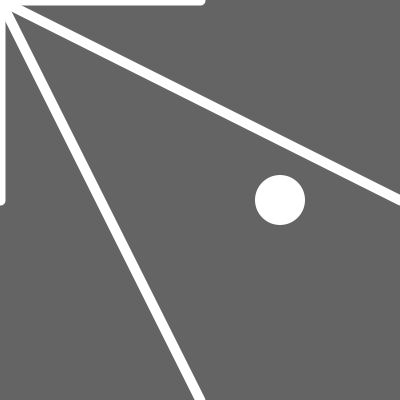
Frame 1 (no input)
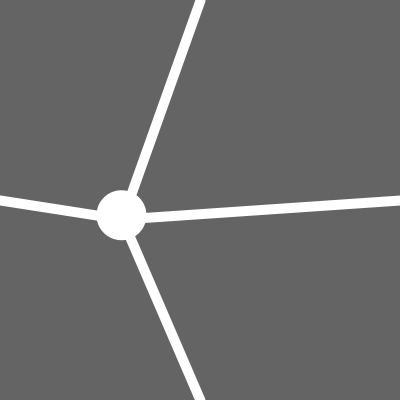
Frame 60 (the mouse pressed at the canvas centre just before this capture)
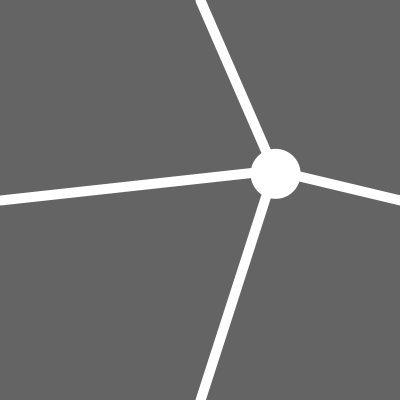
Frame 120 (the mouse held since frame 60 and released just before this capture)

The Processing sketch that drew these frames (run headless with seeded random() and noise(); from frame 60 on, the mouse is pressed at the canvas centre):

// Processing sketch: processing_55042
// ── processing_55042.pde

float theta = 0;
int radius = 80;
float x, y, centerX, centerY;
float bx, by;
float speed;


void setup() {
  size(400, 400);
  bx=x;
  by=y;
  centerX = width/2;
  centerY = height/2;
  smooth();


  speed = .05;
}

void draw() {
  background(100);

 
  stroke(255);
  strokeWeight(10);

  line(x, y, 0, 200);
  line(x,y,200,0);
  line(x,y,400,200);
   line(x,y,200,400);


x = cos(theta) * radius +200;
y = sin(theta) * radius +200;
noStroke();
fill(255);
ellipse(x, y, 50, 50);
theta = theta + speed;

}
